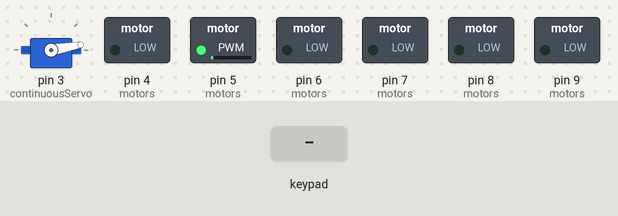
The sketch below on a simulated Arduino Uno, built with avr-gcc and run on an emulated ATmega328P. Parts: servo, switched loads named in the sketch (green lamp = pin HIGH). The inputs (shaded band) are chosen by the test bench.

Above: at 1.2 s.
1.3 s: key 'U' pressed
At 1.51 s:
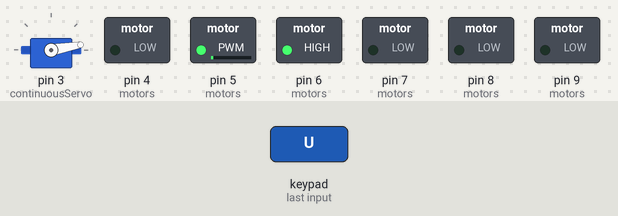
3.2 s: key 'L' pressed
At 3.42 s:
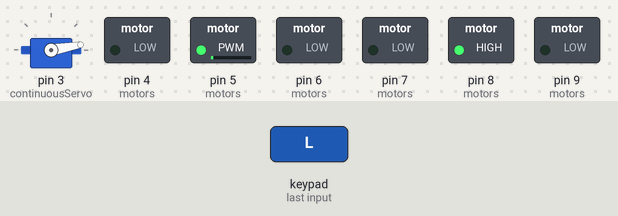
5.1 s: key 'X' pressed
At 5.33 s:
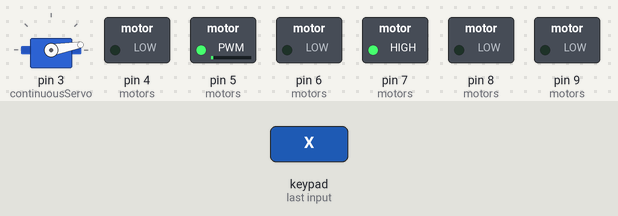
7.0 s: key 'O' pressed
At 7.24 s:
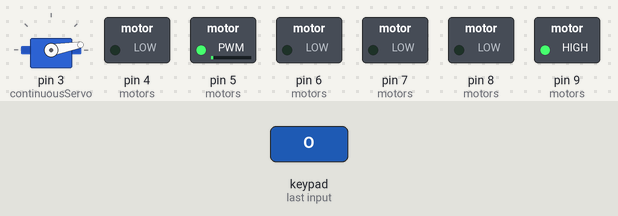
Timing chart, 0 to 9.9 s (numbered marks = the images above; inputs shaded):
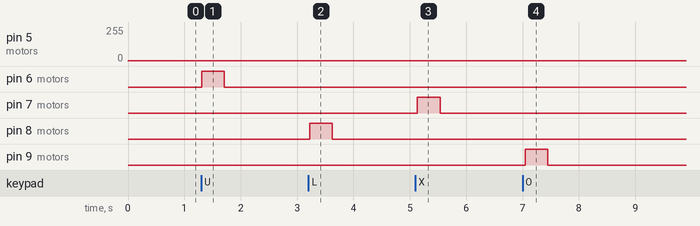

Measured:
- after the input at 1.3 s, pin 6 (motors): LOW → HIGH at once, → LOW 0.40 s later
- after the input at 3.2 s, pin 8 (motors): LOW → HIGH at once, → LOW 0.40 s later
- after the input at 5.1 s, pin 7 (motors): LOW → HIGH at once, → LOW 0.40 s later
- after the input at 7.0 s, pin 9 (motors): LOW → HIGH after 0.05 s, → LOW 0.40 s later

The sketch:

testcam.hoanthien.4cau.ino
```cpp
#include <PS2X_lib.h>
#include <Servo.h>

#define PS2_DAT_PIN 11
#define PS2_CMD_PIN 12
#define PS2_SEL_PIN 10
#define PS2_CLK_PIN 13

PS2X ps2x;
Servo continuousServo;

struct Motor {
  int enablePin;
  int in1Pin;
  int in2Pin;
};

Motor motors[] = {
  {4, 23, 25},  // Motor A
  {5, 27, 29},  // Motor B
  {6, 31, 33},  // Motor C
  {7, 35, 37},  // Motor D
  {8, 39, 41},  // Motor E
  {9, 43, 45}   // Motor F
};

void setup() {
  Serial.begin(9600);
  ps2x.config_gamepad(PS2_CLK_PIN, PS2_CMD_PIN, PS2_SEL_PIN, PS2_DAT_PIN, true, true);
  continuousServo.attach(3); // Kết nối servo quay liên tục vào chân 9
  continuousServo.write(90); // Đặt servo ở vị trí trung tâm ban đầu

  for (int i = 0; i < sizeof(motors) / sizeof(motors[0]); i++) {
    pinMode(motors[i].enablePin, OUTPUT);
    pinMode(motors[i].in1Pin, OUTPUT);
    pinMode(motors[i].in2Pin, OUTPUT);
  }
}

void loop() {
  ps2x.read_gamepad();

  int joyLX = ps2x.Analog(PSS_LX);

  if (joyLX > 127) {
    int speed = map(joyLX, 135, 255, 0, -180);
    continuousServo.write(speed); // Quay theo chiều kim đồng hồ
  } else if (joyLX < 127) {
    int speed = map(joyLX, 0, 120, 180, 0);
    continuousServo.write(speed); // Quay ngược chiều kim đồng hồ
  } else {
    continuousServo.write(0); // Dừng lại
  }
// động cơ 550
  int joyLY = ps2x.Analog(PSS_LY);
  int joyRY = ps2x.Analog(PSS_RY);
// 2 động cơ đen bên phải
  boolean buttonUp = ps2x.Button(PSB_PAD_UP);
  boolean buttonDown = ps2x.Button(PSB_PAD_DOWN);
  boolean buttonLeft = ps2x.Button(PSB_PAD_LEFT);
  boolean buttonRight = ps2x.Button(PSB_PAD_RIGHT);
// 2 động cơ đen bên trái
  boolean buttonTriangle = ps2x.Button(PSB_TRIANGLE);
  boolean buttonCross = ps2x.Button(PSB_CROSS);
  boolean buttonSquare = ps2x.Button(PSB_SQUARE);
  boolean buttonCircle = ps2x.Button(PSB_CIRCLE);
// 4 dộng cơ đồng thời
  boolean buttonL1 = ps2x.Button(PSB_L1);
  boolean buttonL2 = ps2x.Button(PSB_L2);
  boolean buttonR1 = ps2x.Button(PSB_R1);
  boolean buttonR2 = ps2x.Button(PSB_R2);

  int speedA = map(joyLY, 0, 255, -255, 255);
  int speedB = map(joyRY, 0, 255, -255, 255);

  int speedC = (buttonUp || buttonL1) ? 255 : ((buttonDown || buttonL2) ? -255 : 0);
  int speedE = (buttonLeft || buttonR1) ? 255 : ((buttonRight || buttonR2) ? -255 : 0);

  int speedD = (buttonTriangle || buttonL1) ? 255 : ((buttonCross || buttonL2) ? -255 : 0);
  int speedF = (buttonSquare || buttonR1) ? 255 : ((buttonCircle || buttonR2) ? -255 : 0);

  motorControl(speedA, speedB, speedC, speedD, speedE, speedF);

  delay(100);

}

void motorControl(int speedA, int speedB, int speedC, int speedD, int speedE, int speedF) {
  analogWrite(motors[0].enablePin, abs(speedA));
  digitalWrite(motors[0].in1Pin, (speedA > 0) ? HIGH : LOW);
  digitalWrite(motors[0].in2Pin, (speedA < 0) ? HIGH : LOW);

  analogWrite(motors[1].enablePin, abs(speedB));
  digitalWrite(motors[1].in1Pin, (speedB > 0) ? HIGH : LOW);
  digitalWrite(motors[1].in2Pin, (speedB < 0) ? HIGH : LOW);

  analogWrite(motors[2].enablePin, abs(speedC));
  digitalWrite(motors[2].in1Pin, (speedC > 0) ? HIGH : LOW);
  digitalWrite(motors[2].in2Pin, (speedC < 0) ? HIGH : LOW);

  analogWrite(motors[3].enablePin, abs(speedD));
  digitalWrite(motors[3].in1Pin, (speedD > 0) ? HIGH : LOW);
  digitalWrite(motors[3].in2Pin, (speedD < 0) ? HIGH : LOW);

  analogWrite(motors[4].enablePin, abs(speedE));
  digitalWrite(motors[4].in1Pin, (speedE > 0) ? HIGH : LOW);
  digitalWrite(motors[4].in2Pin, (speedE < 0) ? HIGH : LOW);

  analogWrite(motors[5].enablePin, abs(speedF));
  digitalWrite(motors[5].in1Pin, (speedF > 0) ? HIGH : LOW);
  digitalWrite(motors[5].in2Pin, (speedF < 0) ? HIGH : LOW);
}
```
